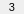
        <widget class="PyDMFrame" name="composite">
          <property name="geometry">
            <rect>
              <x>26</x>
              <y>102</y>
              <width>24</width>
              <height>14</height>
            </rect>
          </property>
          <property name="sizePolicy">
            <sizepolicy hsizetype="Ignored" vsizetype="Ignored">
              <horstretch>0</horstretch>
              <verstretch>0</verstretch>
            </sizepolicy>
          </property>
          <layout class="QGridLayout" name="gridLayout_1" columnstretch="24" rowstretch="1,12,1">
            <property name="leftMargin">
              <number>0</number>
            </property>
            <property name="topMargin">
              <number>0</number>
            </property>
            <property name="rightMargin">
              <number>0</number>
            </property>
            <property name="bottomMargin">
              <number>0</number>
            </property>
            <property name="horizontalSpacing">
              <number>0</number>
            </property>
            <property name="verticalSpacing">
              <number>0</number>
            </property>
            <item row="1" column="1">
              <widget class="PyDMRelatedDisplayButton" name="related_display">
                <property name="geometry">
                  <rect>
                    <x>12</x>
                    <y>1</y>
                    <width>12</width>
                    <height>12</height>
                  </rect>
                </property>
                <property name="sizePolicy">
                  <sizepolicy hsizetype="Ignored" vsizetype="Ignored">
                    <horstretch>0</horstretch>
                    <verstretch>0</verstretch>
                  </sizepolicy>
                </property>
                <property name="showIcon" stdset="0">
                  <bool>true</bool>
                </property>
                <property name="font">
                  <font>
                    <pointsize>7</pointsize>
                  </font>
                </property>
                <property name="styleSheet">
                  <string notr="true">PyDMRelatedDisplayButton#related_display {
  color: rgb(0, 0, 0);
  background-color: rgb(115, 223, 255);
  }</string>
                </property>
                <property name="titles" stdset="0">
                  <stringlist>
                    <string>m3</string>
                  </stringlist>
                </property>
                <property name="filenames" stdset="0">
                  <stringlist>
                    <string>motorx_more.ui</string>
                  </stringlist>
                </property>
                <property name="macros" stdset="0">
                  <stringlist>
                    <string>P=${P},M=m3</string>
                  </stringlist>
                </property>
                <property name="openInNewWindow" stdset="0">
                  <bool>true</bool>
                </property>
              </widget>
            </item>
            <item row="1" column="0">
              <widget class="PyDMDrawingRectangle" name="rectangle_5">
                <property name="geometry">
                  <rect>
                    <x>0</x>
                    <y>1</y>
                    <width>24</width>
                    <height>12</height>
                  </rect>
                </property>
                <property name="sizePolicy">
                  <sizepolicy hsizetype="Ignored" vsizetype="Ignored">
                    <horstretch>0</horstretch>
                    <verstretch>0</verstretch>
                  </sizepolicy>
                </property>
                <property name="brush" stdset="0">
                  <brush brushstyle="NoBrush">
                    <color alpha="255">
                      <red>115</red>
                      <green>255</green>
                      <blue>107</blue>
                    </color>
                  </brush>
                </property>
                <property name="penStyle" stdset="0">
                  <enum>Qt::SolidLine</enum>
                </property>
                <property name="penColor" stdset="0">
                  <color>
                    <red>115</red>
                    <green>255</green>
                    <blue>107</blue>
                  </color>
                </property>
                <property name="penWidth" stdset="0">
                  <double>2.0</double>
                </property>
                <property name="penCapStyle" stdset="0">
                  <enum>Qt::FlatCap</enum>
                </property>
                <property name="rules" stdset="0">
                  <string>[{&quot;name&quot;: &quot;visibility&quot;, &quot;property&quot;: &quot;Visible&quot;, &quot;channels&quot;: [{&quot;channel&quot;: &quot;ca://${P}m3.DMOV&quot;, &quot;trigger&quot;: true, &quot;use_enum&quot;: false}], &quot;expression&quot;: &quot;ch[0]==0&quot;}]</string>
                </property>
                <property name="toolTip">
                  <string>rectangle_5</string>
                </property>
              </widget>
            </item>
            <item row="1" column="0">
              <widget class="PyDMDrawingRectangle" name="rectangle_6">
                <property name="geometry">
                  <rect>
                    <x>0</x>
                    <y>1</y>
                    <width>24</width>
                    <height>12</height>
                  </rect>
                </property>
                <property name="sizePolicy">
                  <sizepolicy hsizetype="Ignored" vsizetype="Ignored">
                    <horstretch>0</horstretch>
                    <verstretch>0</verstretch>
                  </sizepolicy>
                </property>
                <property name="brush" stdset="0">
                  <brush brushstyle="SolidPattern">
                    <color alpha="255">
                      <red>174</red>
                      <green>174</green>
                      <blue>174</blue>
                    </color>
                  </brush>
                </property>
                <property name="penStyle" stdset="0">
                  <enum>Qt::SolidLine</enum>
                </property>
                <property name="penColor" stdset="0">
                  <color>
                    <red>174</red>
                    <green>174</green>
                    <blue>174</blue>
                  </color>
                </property>
                <property name="penWidth" stdset="0">
                  <double>0</double>
                </property>
                <property name="penCapStyle" stdset="0">
                  <enum>Qt::FlatCap</enum>
                </property>
                <property name="toolTip">
                  <string>rectangle_6</string>
                </property>
              </widget>
            </item>
            <item row="0" column="0" rowspan="3">
              <widget class="QLabel" name="text_1">
                <property name="geometry">
                  <rect>
                    <x>0</x>
                    <y>0</y>
                    <width>24</width>
                    <height>14</height>
                  </rect>
                </property>
                <property name="sizePolicy">
                  <sizepolicy hsizetype="Ignored" vsizetype="Ignored">
                    <horstretch>0</horstretch>
                    <verstretch>0</verstretch>
                  </sizepolicy>
                </property>
                <property name="text">
                  <string>3</string>
                </property>
                <property name="font">
                  <font>
                    <pointsize>8</pointsize>
                  </font>
                </property>
                <property name="brush" stdset="0">
                  <brush brushstyle="SolidPattern">
                    <color alpha="255">
                      <red>0</red>
                      <green>0</green>
                      <blue>0</blue>
                    </color>
                  </brush>
                </property>
                <property name="toolTip">
                  <string>text_1</string>
                </property>
                <property name="alignment">
                  <set>Qt::AlignCenter</set>
                </property>
                <property name="styleSheet">
                  <string notr="true">QLabel#text_1 {
  color: rgb(0, 0, 0);
  }</string>
                </property>
              </widget>
            </item>
          </layout>
        </widget>
